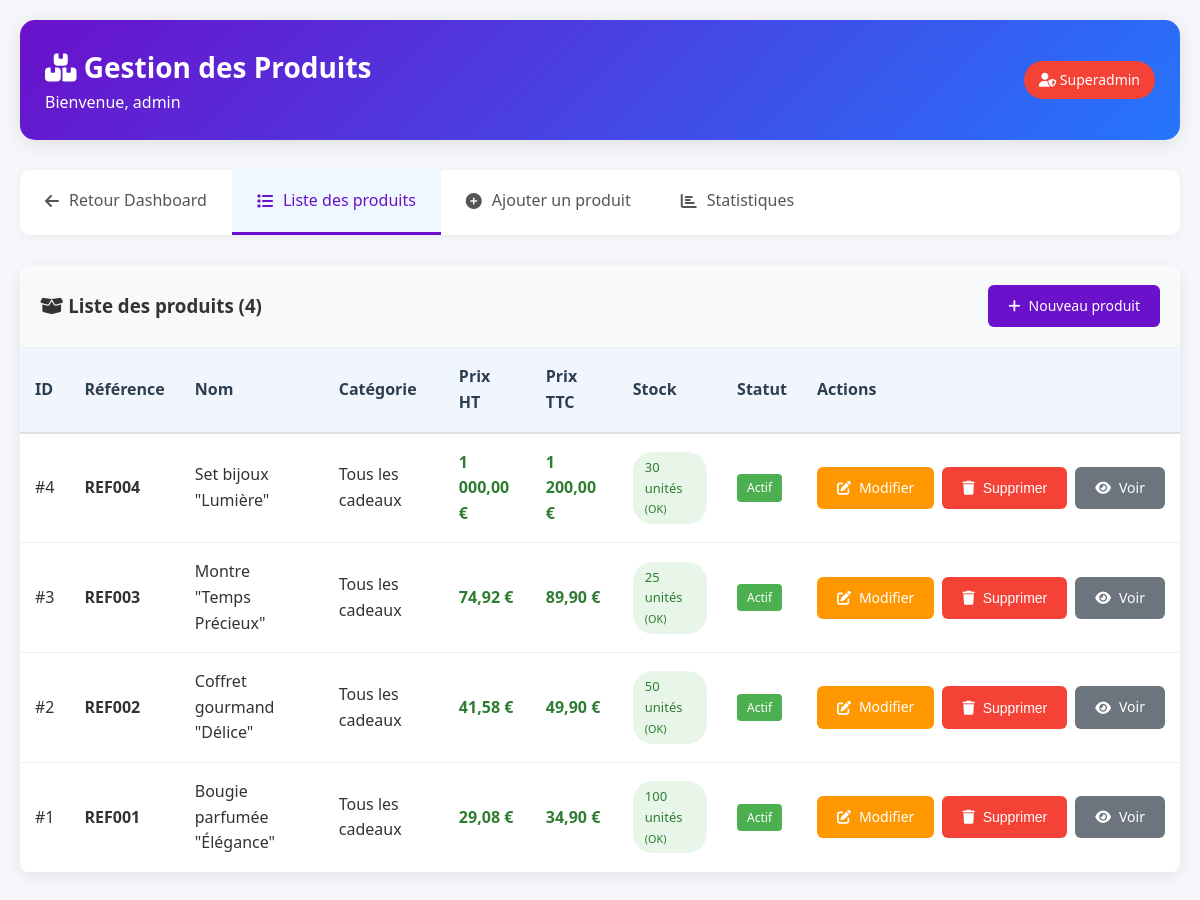
/admin_produits.php (signed in), run on an earlier commit of the app's database.
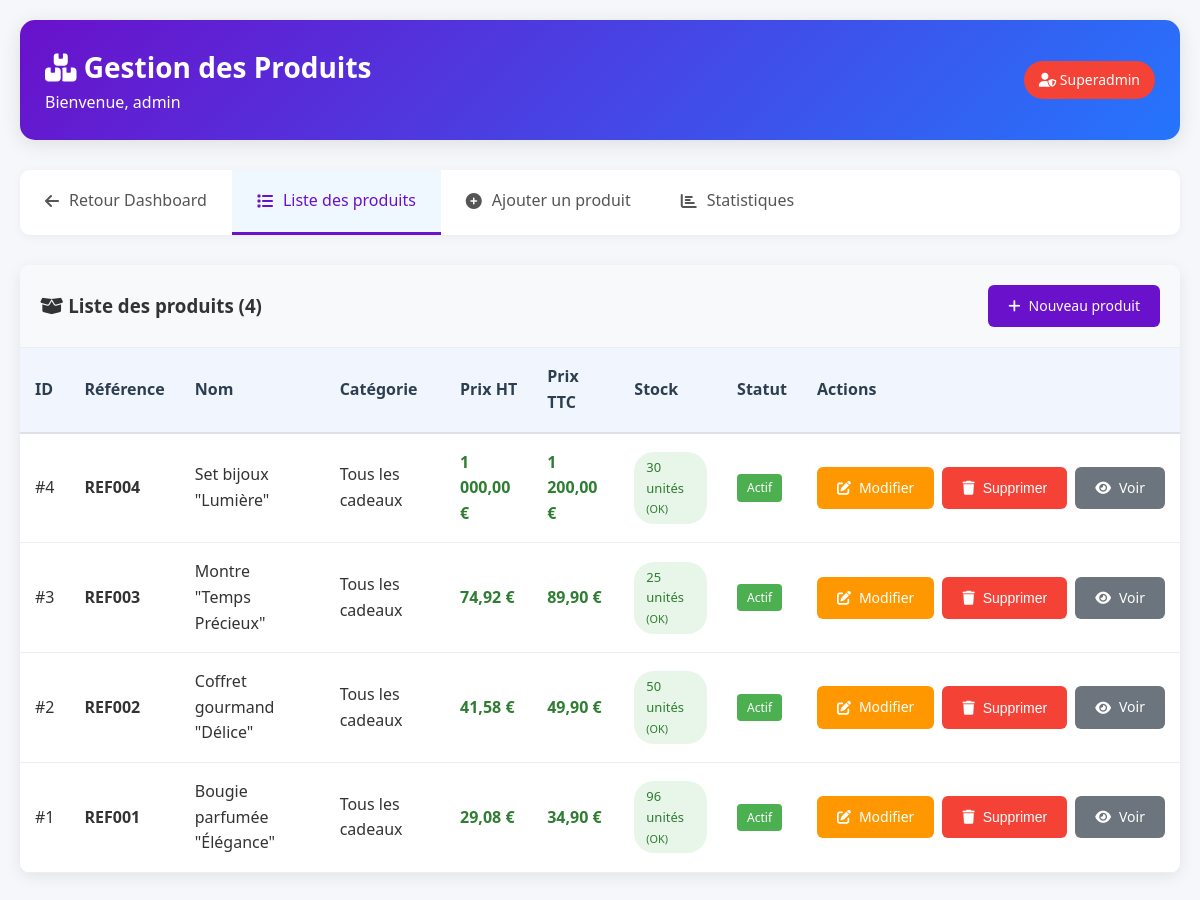
And on a later commit of the database.
### tables this page shows
CREATE TABLE `produits` (
  `id_produit` int NOT NULL,
  `reference` varchar(50) NOT NULL,
  `nom` varchar(255) NOT NULL,
  `slug` varchar(255) NOT NULL,
  `description` text,
  `description_courte` text,
  `prix_ht` decimal(10,2) NOT NULL,
  `tva` decimal(4,2) DEFAULT '20.00',
  `prix_ttc` decimal(10,2) GENERATED ALWAYS AS ((`prix_ht` * (1 + (`tva` / 100)))) STORED,
  `quantite_stock` int DEFAULT '0',
  `seuil_alerte` int DEFAULT '10',
  `id_categorie` int NOT NULL,
  `marque` varchar(100) DEFAULT NULL,
  `poids` decimal(6,2) DEFAULT NULL COMMENT 'en grammes',
  `dimensions` varchar(50) DEFAULT NULL COMMENT 'LxHxP en cm',
  `materiau` varchar(100) DEFAULT NULL,
  `couleur` varchar(50) DEFAULT NULL,
  `made_in` varchar(50) DEFAULT NULL,
  `personnalisable` tinyint(1) DEFAULT '0',
  `ecologique` tinyint(1) DEFAULT '0',
  `made_in_france` tinyint(1) DEFAULT '0',
  `artisanal` tinyint(1) DEFAULT '0',
  `exclusif` tinyint(1) DEFAULT '0',
  `note_moyenne` decimal(3,2) DEFAULT '0.00',
  `nombre_avis` int DEFAULT '0',
  `vues` int DEFAULT '0',
  `ventes` int DEFAULT '0',
  `statut` enum('actif','inactif','rupture','bientot') DEFAULT 'actif',
  `date_creation` datetime DEFAULT CURRENT_TIMESTAMP,
  `date_modification` datetime DEFAULT NULL ON UPDATE CURRENT_TIMESTAMP
);

CREATE TABLE `categories` (
  `id_categorie` int NOT NULL,
  `nom` varchar(100) NOT NULL,
  `slug` varchar(100) NOT NULL,
  `description` text,
  `parent_id` int DEFAULT NULL,
  `image` varchar(255) DEFAULT NULL,
  `ordre` int DEFAULT '0',
  `active` tinyint(1) DEFAULT '1',
  `meta_titre` varchar(255) DEFAULT NULL,
  `meta_description` text,
  `date_creation` datetime DEFAULT CURRENT_TIMESTAMP
);

### admin_produits.php (the view, shortened to what the changed rows need)
<?php
require_once 'admin_protection.php';
$host = 'localhost';
$dbname = 'heureducadeau';
$username_db = 'root';
$password_db = '';
try {
    $pdo = new PDO("mysql:host=$host;dbname=$dbname;charset=utf8mb4", $username_db, $password_db);
    $pdo->setAttribute(PDO::ATTR_ERRMODE, PDO::ERRMODE_EXCEPTION);
} catch(PDOException $e) {
    die("Erreur de connexion à la base de données : " . $e->getMessage());
}
function getAllProducts($pdo) {
    $sql = "SELECT p.*, c.nom as categorie_nom
            FROM produits p
            LEFT JOIN categories c ON p.id_categorie = c.id_categorie
            ORDER BY p.id_produit DESC";
    $stmt = $pdo->prepare($sql);
    $stmt->execute();
    return $stmt->fetchAll(PDO::FETCH_ASSOC);
}
$action = $_GET['action'] ?? 'list';
?>
<!DOCTYPE html>
<html lang="fr">
<head>
    <link rel="stylesheet" href="https://cdnjs.cloudflare.com/ajax/libs/font-awesome/6.4.0/css/all.min.css">
</head>
<body>
    <div class="container">
        <div class="header">
            <div>
                <h1><i class="fas fa-boxes"></i> Gestion des Produits</h1>
            </div>
        </div>
        <?php if ($action == 'list'): ?>
            <?php
            $products = getAllProducts($pdo);
            $totalProducts = count($products);
            ?>
            <div class="table-container">
                <?php if ($totalProducts > 0): ?>
                    <table>
                        <thead>
                            <tr>
                                <th>ID</th>
                                <th>Référence</th>
                                <th>Nom</th>
                                <th>Catégorie</th>
                                <th>Prix HT</th>
                                <th>Prix TTC</th>
                                <th>Stock</th>
                                <th>Statut</th>
                                <th>Actions</th>
                            </tr>
                        </thead>
                        <tbody>
                            <?php foreach ($products as $product):
                                $prix_ttc = $product['prix_ht'] * (1 + ($product['tva'] / 100));
                                $quantityClass = 'quantity-high';
                                if ($product['quantite_stock'] == 0) {
                                    $quantityClass = 'quantity-low';
                                    $stockStatus = 'Rupture';
                                } elseif ($product['quantite_stock'] <= $product['seuil_alerte']) {
                                    $quantityClass = 'quantity-medium';
                                    $stockStatus = 'Faible';
                                } else {
                                    $stockStatus = 'OK';
                                }
                            ?>
                            <tr>
                                <td>#<?php echo $product['id_produit']; ?></td>
                                <td><strong><?php echo htmlspecialchars($product['reference']); ?></strong></td>
                                <td><?php echo htmlspecialchars($product['nom']); ?></td>
                                <td><?php echo htmlspecialchars($product['categorie_nom'] ?? 'Non catégorisé'); ?></td>
                                <td class="price"><?php echo number_format($product['prix_ht'], 2, ',', ' '); ?> €</td>
                                <td class="price"><?php echo number_format($prix_ttc, 2, ',', ' '); ?> €</td>
                                <td>
                                    <span class="quantity <?php echo $quantityClass; ?>">
                                        <?php echo $product['quantite_stock']; ?> unités
                                        <small>(<?php echo $stockStatus; ?>)</small>
                                    </span>
                                </td>
                                <td>
                                    <?php
                                    $statusColors = [
                                        'actif' => 'success',
                                        'inactif' => 'secondary',
                                        'rupture' => 'danger',
                                        'bientot' => 'warning'
                                    ];
                                    $statusText = [
                                        'actif' => 'Actif',
                                        'inactif' => 'Inactif',
                                        'rupture' => 'Rupture',
                                        'bientot' => 'Bientôt'
                                    ];
                                    $status = $product['statut'] ?? 'actif';
                                    $color = $statusColors[$status] ?? 'secondary';
                                    ?>
                                    <span style="display: inline-block; padding: 4px 10px; font-size: 12px; border-radius: 4px; background-color: var(--color, #6c757d); color: white; --color: <?php
                                        echo $color === 'success' ? '#4CAF50' :
                                              ($color === 'secondary' ? '#6c757d' :
                                              ($color === 'danger' ? '#f44336' : '#ff9800'));
                                    ?>">
                                        <?php echo $statusText[$status] ?? $status; ?>
                                    </span>
                                </td>
                                <td>
                                    <div class="actions">
                                        <a href="admin_produits.php?action=edit&id=<?php echo $product['id_produit']; ?>"
                                           class="btn btn-warning btn-sm">
                                            <i class="fas fa-edit"></i> Modifier
                                        </a>
                                        <button onclick="confirmDelete(<?php echo $product['id_produit']; ?>, '<?php echo addslashes($product['nom']); ?>')"
                                                class="btn btn-danger btn-sm">
                                            <i class="fas fa-trash"></i> Supprimer
                                        </button>
                                        <a href="admin_produits.php?action=view&id=<?php echo $product['id_produit']; ?>"
                                           class="btn btn-secondary btn-sm">
                                            <i class="fas fa-eye"></i> Voir
                                        </a>
                                    </div>
                                </td>
                            </tr>
                            <?php endforeach; ?>
                        </tbody>
                    </table>
                <?php endif; ?>
            </div>
        <?php endif; ?>
    </div>
</body>
</html>

What changed in the data, as far as the page shows it:
changed produits "REF001": quantite_stock "100" → "96"
